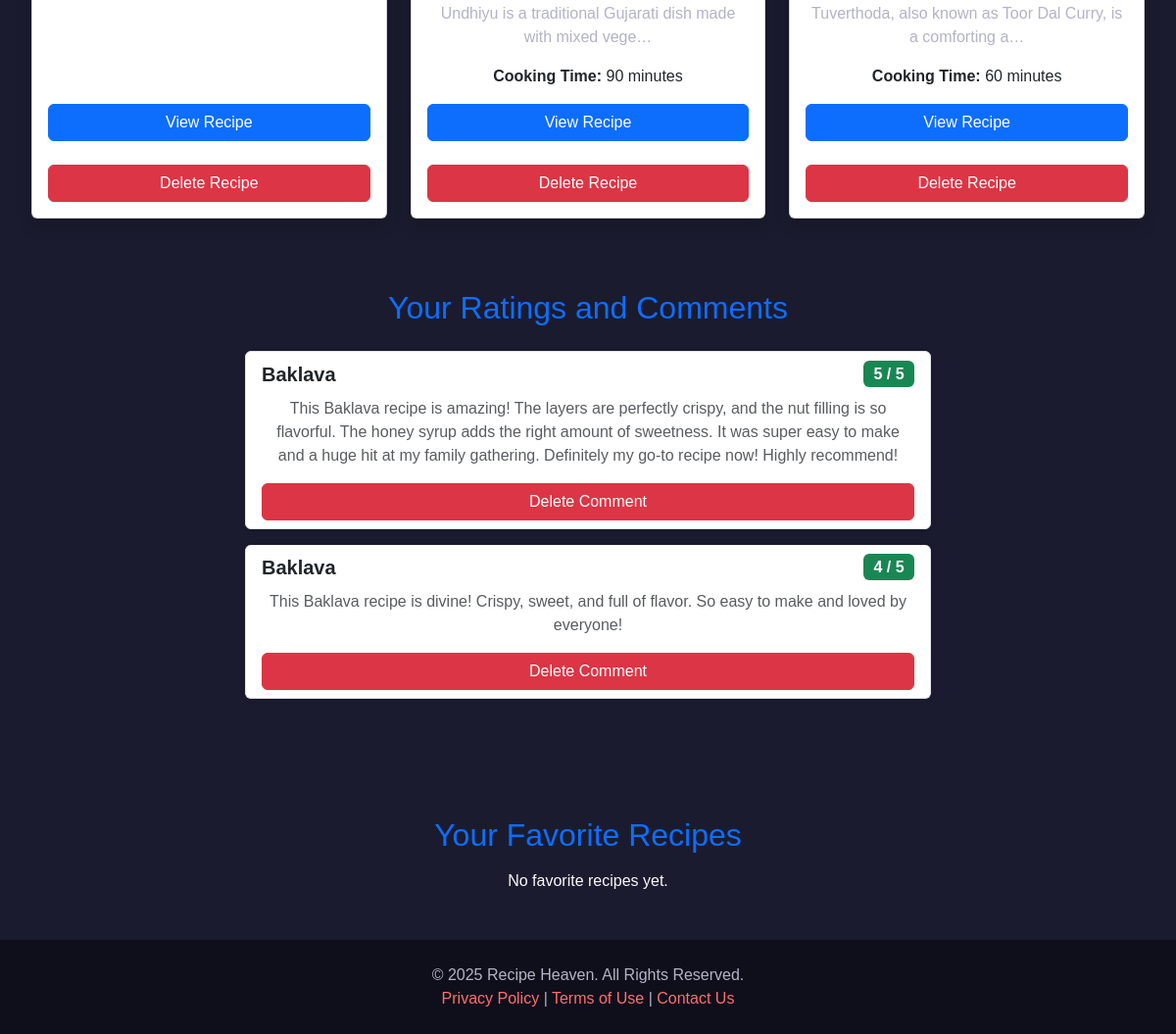
The app's page /accounts/profile/ (signed in, lower part), older data.
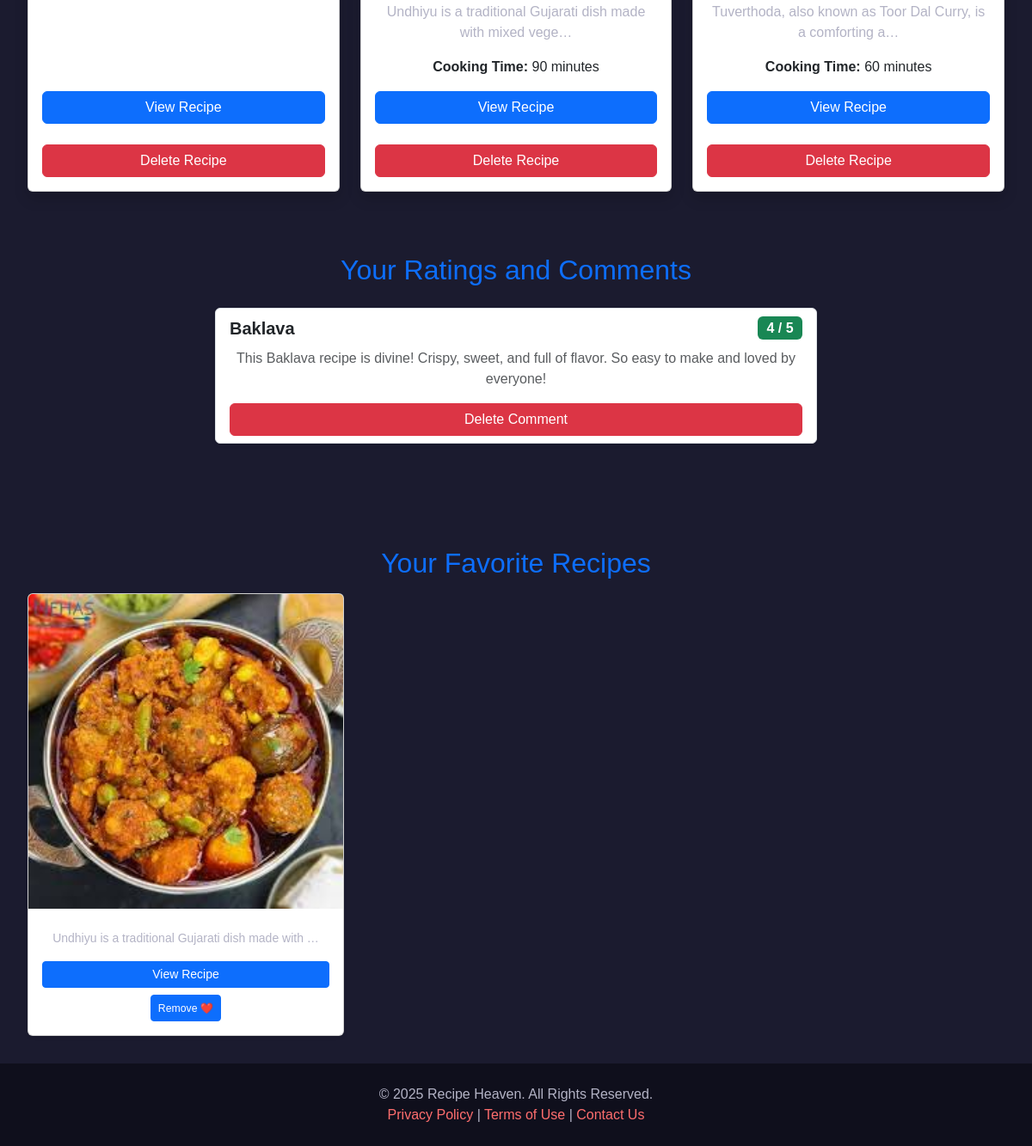
The same page, newer data.
### racipies/models.py (models this page shows, shortened)
class Recipes(models.Model):
    recipe_name = models.CharField(max_length=150)
    recipe_category = models.CharField(max_length=100)
    prep_time = models.PositiveIntegerField(help_text="Preparation time in minutes")
    cook_time = models.PositiveIntegerField(help_text="Cooking time in minutes")
    description = models.TextField(blank=True, help_text="Brief description of the recipe")
    ingredients=models.TextField(blank=True)
    steps=models.TextField(blank=True)
    image = models.ImageField(upload_to='recipes/', blank=True, null=True, help_text="Upload an image of the recipe")
    created_at = models.DateTimeField(auto_now_add=True)
    updated_at = models.DateTimeField(auto_now=True)
    user = models.ForeignKey(User, on_delete=models.CASCADE, related_name='recipes', null=True)

class Rating(models.Model):
    recipe = models.ForeignKey(
        Recipes, on_delete=models.CASCADE, related_name="ratings"
    )
    user = models.ForeignKey(
        "auth.User", on_delete=models.CASCADE, null=True, blank=True, related_name="user_ratings"
    )
    rating = models.PositiveIntegerField(
        validators=[
            MinValueValidator(1),
            MaxValueValidator(5),
        ],
        help_text="Rating value between 1 (worst) and 5 (best)",
    )
    review = models.TextField(blank=True, null=True, help_text="Write a review for this recipe")
    created_at = models.DateTimeField(auto_now_add=True)

class Favourite(models.Model):
    user = models.ForeignKey(User, on_delete=models.CASCADE)
    recipe = models.ForeignKey(Recipes, on_delete=models.CASCADE)

### accounts/views.py (the view)
# urls.py: path('profile/', user_profile, name='profile'),  # Fixed syntax by adding `name='profile'`
@login_required(login_url='accounts/login')
def user_profile(request):
    user = get_object_or_404(User, id=request.user.id)
    print(request.user)
    image=user_image.objects.filter(user=request.user)
    recipies=Recipes.objects.filter(user=request.user)
    review=Rating.objects.filter(user=request.user)
    user_favorite_recipes = Favourite.objects.filter(user=request.user)
    return render(request,'accounts/user_profile.html',{'user':user, 'image':image,'recipies':recipies,'review':review, 'favorite_recipes': user_favorite_recipes})

### accounts/context_processors.py (called while the page is built)
def user_profile_image(request):
    if request.user.is_authenticated:
        try:
            user_profile = user_image.objects.get(user=request.user)
            return {'profile_image_url': user_profile.user_image.url if user_profile.user_image else None}
        except user_image.DoesNotExist:
            return {'profile_image_url': None}
    return {'profile_image_url': None}

### accounts/templates/accounts/user_profile.html (shortened to what this page needs)
{% extends "layout.html" %}
{% block content %}
<div class="container py-4">
   <div class="user_uploaded-data text-center mt-5">
    {% if recipies %}
      <div class="row g-4">
        {% for item in recipies %}
      <div class="col-md-4">
        <div class="card shadow h-100">
          <div class="card-body d-flex flex-column">
            <p class="card-text">{{ item.description|truncatechars:60 }}</p>
            <p><strong>Cooking Time:</strong> {{ item.cook_time }} minutes</p>
            <button type="button" class="btn btn-primary mt-auto" data-bs-toggle="modal" data-bs-target="#recipeModal{{ item.id }}">
              View Recipe
            </button>
            <form method="POST" action="{% url 'delete_recipes' item.id %}" class="mt-3" onsubmit="return confirm('Are you sure you want to delete this recipe?');">
              <button type="submit" class="btn btn-danger w-100 mt-2">Delete Recipe</button>
          </form>
          </div>
        </div>
      </div>
        {% endfor %}
      </div>
    {% else %}
      <p class="text-light">You haven’t uploaded any recipes yet.</p>
    {% endif %}
  </div>
</div>
<div class="user_rating text-center py-5">
  <h2 class="mb-4 text-primary">Your Ratings and Comments</h2>
  {% if review %}
      <ul class="list-group mx-auto" style="max-width: 700px;">
          {% for comment in review %}
              <li class="list-group-item shadow-sm mb-3 rounded">
                  <div class="d-flex justify-content-between align-items-center">
                      <strong class="text-dark fs-5">{{ comment.recipe.recipe_name }}</strong>
                      <span class="badge bg-success text-white fs-6">{{ comment.rating }} / 5</span>
                  </div>
                  <p class="mt-2 text-muted">{{ comment.review }}</p>
                  <form method="POST" action="{% url 'delete_rating' comment.id %}" class="mt-3" onsubmit="return confirm('Are you sure you want to delete this comment?');">
                    <button type="submit" class="btn btn-danger w-100">Delete Comment</button>
                </form>
              </li>
          {% endfor %}
      </ul>
  {% else %}
      <p class="text-light">No ratings or comments available yet. Be the first to leave a review!</p>
  {% endif %}
</div>
<div class="user_favorite-recipes text-center mt-4 container">
  <h2 class="mb-3 text-primary">Your Favorite Recipes</h2>
  {% if favorite_recipes %}
      <div class="row g-3">
          {% for favorite in favorite_recipes %}
              <div class="col-12 col-sm-6 col-md-4">
                  <div class="card shadow-sm h-100">
                      <img src="/accounts/media/{{ favorite.recipe.image }}" class="card-img-top" alt="{{ favorite.recipe.name }}">
                      <div class="card-body d-flex flex-column">
                          <p class="card-text small">{{ favorite.recipe.description|truncatechars:50 }}</p>
                          <button class="btn btn-primary btn-sm mt-auto" data-bs-toggle="modal" data-bs-target="#recipeModal{{ favorite.recipe.id }}">
                              View Recipe
                          </button>
                          <form class="favourite-form mt-2" action="{% url 'remove_favourite' favorite.id %}" method="POST">
                            <button type="submit" class="btn btn-primary btn-sm favourite-btn" data-recipe-id="{{ favorite.id }}">
                                <span class="btn-text">
                                        <small>Remove ❤️</small>
                                </span>
                            </button>
                          </form>
                      </div>
                  </div>
              </div>
          {% endfor %}
      </div>
  {% else %}
      <p class="text-light">No favorite recipes yet.</p>
  {% endif %}
</div>
{% endblock content %}

### templates/layout.html (shortened to what this page needs)
<!doctype html>
<html lang="en">
  <head>
    <link href="https://cdn.jsdelivr.net/npm/bootstrap@5.3.3/dist/css/bootstrap.min.css" rel="stylesheet">
    <link href="https://cdnjs.cloudflare.com/ajax/libs/font-awesome/6.0.0-beta3/css/all.min.css" rel="stylesheet">
<link href="https://cdnjs.cloudflare.com/ajax/libs/font-awesome/5.15.4/css/all.min.css" rel="stylesheet">
  </head>
  <body>
        {% load static %}
     {% block content %}{% endblock content %}
    <footer>
      <div>© 2025 Recipe Heaven. All Rights Reserved.</div>
      <div>
        <a href="#">Privacy Policy</a> | <a href="#">Terms of Use</a> | <a href="#">Contact Us</a>
      </div>
    </footer>
  </body>
</html>

### templates/layout.html (style rules this page uses)
body { font-family: "Poppins", sans-serif; background-color: #1b1b2f; color: #f5f5f5; margin: 0; padding: 0; }
.container { max-width: 1200px; padding: 2rem; }
.card-text { color: #b3b3c5; }
footer { background-color: #0f0f1c; color: #b3b3c5; padding: 1.5rem 0; text-align: center; }
footer a { color: #ff6e6e; text-decoration: none; transition: color 0.3s ease; }

Row changes from the older to the newer data that the page shows:
removed Rating: recipe.recipe_name "Baklava", rating "5", review "This Baklava recipe is amazing! The layers are perfectly crispy, and the nut filling is so flavorful. The honey syrup adds the right amount of sweetness. It was super easy to make and a huge hit at my family gathering. Definitely my go-to recipe now! Highly recommend!"
added Favourite: recipe.image (picture), recipe.description "Undhiyu is a traditional Gujarati dish made with …"
Text that changed along with them:
text no longer shown: "No favorite recipes yet."
